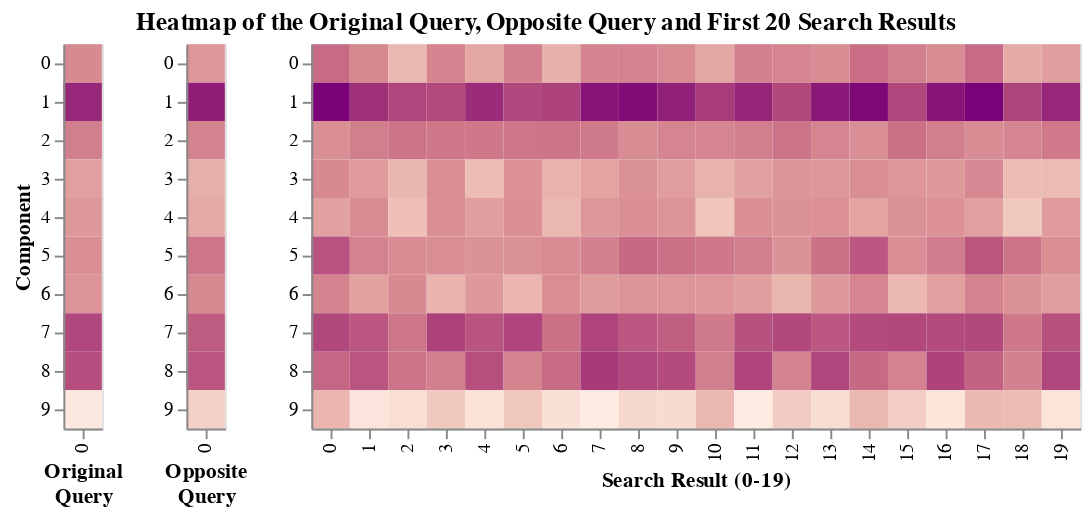

The notebook cell saved with this chart:
### Code cell
#color_range = ["#FFF33B", "#E93E3A"]

color_range = ["#feebe2", "#7a0177"]

query_chart = alt.Chart(data=df_query_plot).mark_rect().encode(
    x = alt.X('Review:N', title=["Original", "Query"]),
    y = alt.Y('variable:O', title="Component"),
    color=alt.Color('value:Q', title="Value", scale=alt.Scale(range=color_range), legend=None)
)

antonym_chart = alt.Chart(data=df_opposite_query_plot_antonym).mark_rect().encode(
    x = alt.X('Review:N', title=["Opposite", "Query"]),
    y = alt.Y('variable:O', title=""),
    color=alt.Color('value:Q', title="Value", scale=alt.Scale(range=color_range), legend=None)
)

search_result_chart = alt.Chart(data=df_search_result_plot).mark_rect().encode(
    x = alt.X('Review:N', title="Search Result (0-19)"),
    y = alt.Y('variable:O', title=""),
    color=alt.Color('value:Q', title="Value", scale=alt.Scale(range=color_range))
)

title = "Heatmap of the Original Query, Opposite Query and First 20 Search Results"
heatmap_chart = alt.hconcat(query_chart, antonym_chart, search_result_chart, title=alt.Title(text=title, anchor='middle'))

heatmap_chart

### Figure 1 — Vega-Lite specification as saved in the notebook (floating-point values rounded to 4 significant figures; data arrays with more than 128 entries replaced by an {"elided": "..."} marker saying what was removed)
{"config": {"view": {"continuousWidth": 300, "continuousHeight": 300}}, "hconcat": [{"data": {"name": "data-0c095e94c9d6612f2f49de4150908abe"}, "mark": {"type": "rect"}, "encoding": {"color": {"field": "value", "legend": null, "scale": {"range": ["#feebe2", "#7a0177"]}, "title": "Value", "type": "quantitative"}, "x": {"field": "Review", "title": ["Original", "Query"], "type": "nominal"}, "y": {"field": "variable", "title": "Component", "type": "ordinal"}}}, {"data": {"name": "data-3461216b9fa27cc74776c8fd5d87b334"}, "mark": {"type": "rect"}, "encoding": {"color": {"field": "value", "legend": null, "scale": {"range": ["#feebe2", "#7a0177"]}, "title": "Value", "type": "quantitative"}, "x": {"field": "Review", "title": ["Opposite", "Query"], "type": "nominal"}, "y": {"field": "variable", "title": "", "type": "ordinal"}}}, {"data": {"name": "data-f610642bb9e34400f5505d91fd3192b8"}, "mark": {"type": "rect"}, "encoding": {"color": {"field": "value", "scale": {"range": ["#feebe2", "#7a0177"]}, "title": "Value", "type": "quantitative"}, "x": {"field": "Review", "title": "Search Result (0-19)", "type": "nominal"}, "y": {"field": "variable", "title": "", "type": "ordinal"}}}], "title": {"text": "Heatmap of the Original Query, Opposite Query and First 20 Search Results", "anchor": "middle"}, "$schema": "https://vega.github.io/schema/vega-lite/v5.8.0.json", "datasets": {"data-0c095e94c9d6612f2f49de4150908abe": [{"Review": 0, "variable": 0, "value": 3.746}, {"Review": 0, "variable": 1, "value": 7.679}, {"Review": 0, "variable": 2, "value": 4.224}, {"Review": 0, "variable": 3, "value": 2.873}, {"Review": 0, "variable": 4, "value": 3.196}, {"Review": 0, "variable": 5, "value": 3.598}, {"Review": 0, "variable": 6, "value": 3.353}, {"Review": 0, "variable": 7, "value": 6.409}, {"Review": 0, "variable": 8, "value": 6.115}, {"Review": 0, "variable": 9, "value": -0.08816}], "data-3461216b9fa27cc74776c8fd5d87b334": [{"Review": 0, "variable": 0, "value": 3.279}, {"Review": 0, "variable": 1, "value": 8.0}, {"Review": 0, "variable": 2, "value": 3.996}, {"Review": 0, "variable": 3, "value": 2.284}, {"Review": 0, "variable": 4, "value": 2.462}, {"Review": 0, "variable": 5, "value": 4.565}, {"Review": 0, "variable": 6, "value": 3.79}, {"Review": 0, "variable": 7, "value": 5.613}, {"Review": 0, "variable": 8, "value": 5.844}, {"Review": 0, "variable": 9, "value": 0.889}], "data-f610642bb9e34400f5505d91fd3192b8": {"elided": "200 records"}}}
